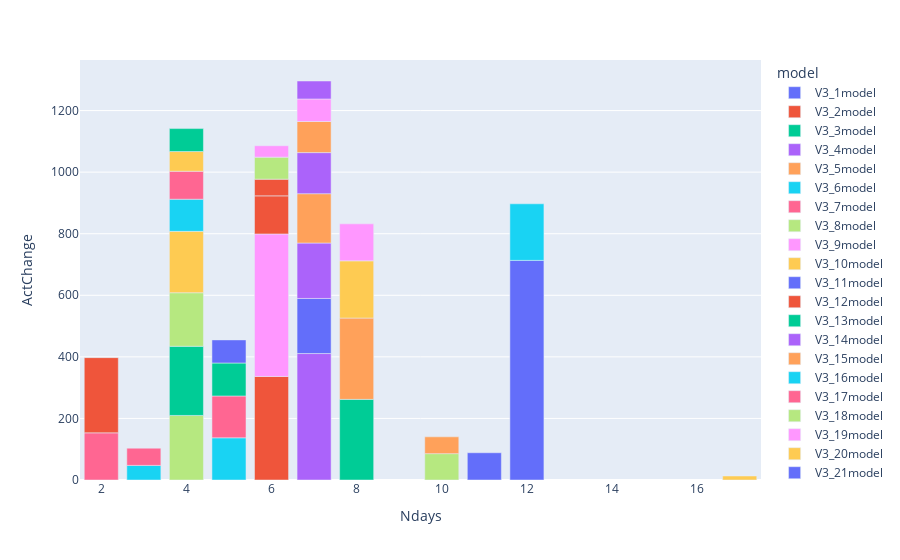

This figure's notebook cell:
### Code cell
tdf = pd.DataFrame(data2)
# tdf = tdf.drop([1,68, 10, 5, 2,3, 11, 9, 8, 12])

import plotly.express as px

fig = px.bar(tdf, x="Ndays", y="ActChange", color="model", hover_data=['model'])
fig.show()

### Figure 1 — Plotly figure (JSON) as saved in the notebook; plotly's stock layout.template omitted (floating-point values rounded to 4 significant figures)
{"data": [{"alignmentgroup": "True", "customdata": [["V3_1model"]], "hovertemplate": "model=%{customdata[0]}<br>Ndays=%{x}<br>ActChange=%{y}<extra></extra>", "legendgroup": "V3_1model", "marker": {"color": "#636efa"}, "name": "V3_1model", "offsetgroup": "V3_1model", "orientation": "v", "showlegend": true, "textposition": "auto", "type": "bar", "x": [12], "xaxis": "x", "y": [713.4], "yaxis": "y"}, {"alignmentgroup": "True", "customdata": [["V3_2model"]], "hovertemplate": "model=%{customdata[0]}<br>Ndays=%{x}<br>ActChange=%{y}<extra></extra>", "legendgroup": "V3_2model", "marker": {"color": "#EF553B"}, "name": "V3_2model", "offsetgroup": "V3_2model", "orientation": "v", "showlegend": true, "textposition": "auto", "type": "bar", "x": [6], "xaxis": "x", "y": [336.3], "yaxis": "y"}, {"alignmentgroup": "True", "customdata": [["V3_3model"]], "hovertemplate": "model=%{customdata[0]}<br>Ndays=%{x}<br>ActChange=%{y}<extra></extra>", "legendgroup": "V3_3model", "marker": {"color": "#00cc96"}, "name": "V3_3model", "offsetgroup": "V3_3model", "orientation": "v", "showlegend": true, "textposition": "auto", "type": "bar", "x": [8], "xaxis": "x", "y": [261.9], "yaxis": "y"}, {"alignmentgroup": "True", "customdata": [["V3_4model"]], "hovertemplate": "model=%{customdata[0]}<br>Ndays=%{x}<br>ActChange=%{y}<extra></extra>", "legendgroup": "V3_4model", "marker": {"color": "#ab63fa"}, "name": "V3_4model", "offsetgroup": "V3_4model", "orientation": "v", "showlegend": true, "textposition": "auto", "type": "bar", "x": [7], "xaxis": "x", "y": [410.8], "yaxis": "y"}, {"alignmentgroup": "True", "customdata": [["V3_5model"]], "hovertemplate": "model=%{customdata[0]}<br>Ndays=%{x}<br>ActChange=%{y}<extra></extra>", "legendgroup": "V3_5model", "marker": {"color": "#FFA15A"}, "name": "V3_5model", "offsetgroup": "V3_5model", "orientation": "v", "showlegend": true, "textposition": "auto", "type": "bar", "x": [8], "xaxis": "x", "y": [264.1], "yaxis": "y"}, {"alignmentgroup": "True", "customdata": [["V3_6model"]], "hovertemplate": "model=%{customdata[0]}<br>Ndays=%{x}<br>ActChange=%{y}<extra></extra>", "legendgroup": "V3_6model", "marker": {"color": "#19d3f3"}, "name": "V3_6model", "offsetgroup": "V3_6model", "orientation": "v", "showlegend": true, "textposition": "auto", "type": "bar", "x": [12], "xaxis": "x", "y": [183.8], "yaxis": "y"}, {"alignmentgroup": "True", "customdata": [["V3_7model"]], "hovertemplate": "model=%{customdata[0]}<br>Ndays=%{x}<br>ActChange=%{y}<extra></extra>", "legendgroup": "V3_7model", "marker": {"color": "#FF6692"}, "name": "V3_7model", "offsetgroup": "V3_7model", "orientation": "v", "showlegend": true, "textposition": "auto", "type": "bar", "x": [2], "xaxis": "x", "y": [153.2], "yaxis": "y"}, {"alignmentgroup": "True", "customdata": [["V3_8model"]], "hovertemplate": "model=%{customdata[0]}<br>Ndays=%{x}<br>ActChange=%{y}<extra></extra>", "legendgroup": "V3_8model", "marker": {"color": "#B6E880"}, "name": "V3_8model", "offsetgroup": "V3_8model", "orientation": "v", "showlegend": true, "textposition": "auto", "type": "bar", "x": [4], "xaxis": "x", "y": [209.7], "yaxis": "y"}, {"alignmentgroup": "True", "customdata": [["V3_9model"]], "hovertemplate": "model=%{customdata[0]}<br>Ndays=%{x}<br>ActChange=%{y}<extra></extra>", "legendgroup": "V3_9model", "marker": {"color": "#FF97FF"}, "name": "V3_9model", "offsetgroup": "V3_9model", "orientation": "v", "showlegend": true, "textposition": "auto", "type": "bar", "x": [6], "xaxis": "x", "y": [462.9], "yaxis": "y"}, {"alignmentgroup": "True", "customdata": [["V3_10model"]], "hovertemplate": "model=%{customdata[0]}<br>Ndays=%{x}<br>ActChange=%{y}<extra></extra>", "legendgroup": "V3_10model", "marker": {"color": "#FECB52"}, "name": "V3_10model", "offsetgroup": "V3_10model", "orientation": "v", "showlegend": true, "textposition": "auto", "type": "bar", "x": [8], "xaxis": "x", "y": [185.8], "yaxis": "y"}, {"alignmentgroup": "True", "customdata": [["V3_11model"]], "hovertemplate": "model=%{customdata[0]}<br>Ndays=%{x}<br>ActChange=%{y}<extra></extra>", "legendgroup": "V3_11model", "marker": {"color": "#636efa"}, "name": "V3_11model", "offsetgroup": "V3_11model", "orientation": "v", "showlegend": true, "textposition": "auto", "type": "bar", "x": [7], "xaxis": "x", "y": [179.0], "yaxis": "y"}, {"alignmentgroup": "True", "customdata": [["V3_12model"]], "hovertemplate": "model=%{customdata[0]}<br>Ndays=%{x}<br>ActChange=%{y}<extra></extra>", "legendgroup": "V3_12model", "marker": {"color": "#EF553B"}, "name": "V3_12model", "offsetgroup": "V3_12model", "orientation": "v", "showlegend": true, "textposition": "auto", "type": "bar", "x": [2], "xaxis": "x", "y": [244.3], "yaxis": "y"}, {"alignmentgroup": "True", "customdata": [["V3_13model"]], "hovertemplate": "model=%{customdata[0]}<br>Ndays=%{x}<br>ActChange=%{y}<extra></extra>", "legendgroup": "V3_13model", "marker": {"color": "#00cc96"}, "name": "V3_13model", "offsetgroup": "V3_13model", "orientation": "v", "showlegend": true, "textposition": "auto", "type": "bar", "x": [4], "xaxis": "x", "y": [224.7], "yaxis": "y"}, {"alignmentgroup": "True", "customdata": [["V3_14model"]], "hovertemplate": "model=%{customdata[0]}<br>Ndays=%{x}<br>ActChange=%{y}<extra></extra>", "legendgroup": "V3_14model", "marker": {"color": "#ab63fa"}, "name": "V3_14model", "offsetgroup": "V3_14model", "orientation": "v", "showlegend": true, "textposition": "auto", "type": "bar", "x": [7], "xaxis": "x", "y": [180.0], "yaxis": "y"}, {"alignmentgroup": "True", "customdata": [["V3_15model"]], "hovertemplate": "model=%{customdata[0]}<br>Ndays=%{x}<br>ActChange=%{y}<extra></extra>", "legendgroup": "V3_15model", "marker": {"color": "#FFA15A"}, "name": "V3_15model", "offsetgroup": "V3_15model", "orientation": "v", "showlegend": true, "textposition": "auto", "type": "bar", "x": [7], "xaxis": "x", "y": [160.3], "yaxis": "y"}, {"alignmentgroup": "True", "customdata": [["V3_16model"]], "hovertemplate": "model=%{customdata[0]}<br>Ndays=%{x}<br>ActChange=%{y}<extra></extra>", "legendgroup": "V3_16model", "marker": {"color": "#19d3f3"}, "name": "V3_16model", "offsetgroup": "V3_16model", "orientation": "v", "showlegend": true, "textposition": "auto", "type": "bar", "x": [5], "xaxis": "x", "y": [137.1], "yaxis": "y"}, {"alignmentgroup": "True", "customdata": [["V3_17model"]], "hovertemplate": "model=%{customdata[0]}<br>Ndays=%{x}<br>ActChange=%{y}<extra></extra>", "legendgroup": "V3_17model", "marker": {"color": "#FF6692"}, "name": "V3_17model", "offsetgroup": "V3_17model", "orientation": "v", "showlegend": true, "textposition": "auto", "type": "bar", "x": [5], "xaxis": "x", "y": [135.9], "yaxis": "y"}, {"alignmentgroup": "True", "customdata": [["V3_18model"]], "hovertemplate": "model=%{customdata[0]}<br>Ndays=%{x}<br>ActChange=%{y}<extra></extra>", "legendgroup": "V3_18model", "marker": {"color": "#B6E880"}, "name": "V3_18model", "offsetgroup": "V3_18model", "orientation": "v", "showlegend": true, "textposition": "auto", "type": "bar", "x": [4], "xaxis": "x", "y": [173.9], "yaxis": "y"}, {"alignmentgroup": "True", "customdata": [["V3_19model"]], "hovertemplate": "model=%{customdata[0]}<br>Ndays=%{x}<br>ActChange=%{y}<extra></extra>", "legendgroup": "V3_19model", "marker": {"color": "#FF97FF"}, "name": "V3_19model", "offsetgroup": "V3_19model", "orientation": "v", "showlegend": true, "textposition": "auto", "type": "bar", "x": [8], "xaxis": "x", "y": [120.1], "yaxis": "y"}, {"alignmentgroup": "True", "customdata": [["V3_20model"]], "hovertemplate": "model=%{customdata[0]}<br>Ndays=%{x}<br>ActChange=%{y}<extra></extra>", "legendgroup": "V3_20model", "marker": {"color": "#FECB52"}, "name": "V3_20model", "offsetgroup": "V3_20model", "orientation": "v", "showlegend": true, "textposition": "auto", "type": "bar", "x": [4], "xaxis": "x", "y": [199.3], "yaxis": "y"}, {"alignmentgroup": "True", "customdata": [["V3_21model"]], "hovertemplate": "model=%{customdata[0]}<br>Ndays=%{x}<br>ActChange=%{y}<extra></extra>", "legendgroup": "V3_21model", "marker": {"color": "#636efa"}, "name": "V3_21model", "offsetgroup": "V3_21model", "orientation": "v", "showlegend": true, "textposition": "auto", "type": "bar", "x": [11], "xaxis": "x", "y": [88.51], "yaxis": "y"}, {"alignmentgroup": "True", "customdata": [["V3_22model"]], "hovertemplate": "model=%{customdata[0]}<br>Ndays=%{x}<br>ActChange=%{y}<extra></extra>", "legendgroup": "V3_22model", "marker": {"color": "#EF553B"}, "name": "V3_22model", "offsetgroup": "V3_22model", "orientation": "v", "showlegend": true, "textposition": "auto", "type": "bar", "x": [6], "xaxis": "x", "y": [123.7], "yaxis": "y"}, {"alignmentgroup": "True", "customdata": [["V3_23model"]], "hovertemplate": "model=%{customdata[0]}<br>Ndays=%{x}<br>ActChange=%{y}<extra></extra>", "legendgroup": "V3_23model", "marker": {"color": "#00cc96"}, "name": "V3_23model", "offsetgroup": "V3_23model", "orientation": "v", "showlegend": true, "textposition": "auto", "type": "bar", "x": [5], "xaxis": "x", "y": [107.1], "yaxis": "y"}, {"alignmentgroup": "True", "customdata": [["V3_24model"]], "hovertemplate": "model=%{customdata[0]}<br>Ndays=%{x}<br>ActChange=%{y}<extra></extra>", "legendgroup": "V3_24model", "marker": {"color": "#ab63fa"}, "name": "V3_24model", "offsetgroup": "V3_24model", "orientation": "v", "showlegend": true, "textposition": "auto", "type": "bar", "x": [7], "xaxis": "x", "y": [133.4], "yaxis": "y"}, {"alignmentgroup": "True", "customdata": [["V3_25model"]], "hovertemplate": "model=%{customdata[0]}<br>Ndays=%{x}<br>ActChange=%{y}<extra></extra>", "legendgroup": "V3_25model", "marker": {"color": "#FFA15A"}, "name": "V3_25model", "offsetgroup": "V3_25model", "orientation": "v", "showlegend": true, "textposition": "auto", "type": "bar", "x": [7], "xaxis": "x", "y": [101.1], "yaxis": "y"}, {"alignmentgroup": "True", "customdata": [["V3_26model"]], "hovertemplate": "model=%{customdata[0]}<br>Ndays=%{x}<br>ActChange=%{y}<extra></extra>", "legendgroup": "V3_26model", "marker": {"color": "#19d3f3"}, "name": "V3_26model", "offsetgroup": "V3_26model", "orientation": "v", "showlegend": true, "textposition": "auto", "type": "bar", "x": [4], "xaxis": "x", "y": [104.4], "yaxis": "y"}, {"alignmentgroup": "True", "customdata": [["V3_27model"]], "hovertemplate": "model=%{customdata[0]}<br>Ndays=%{x}<br>ActChange=%{y}<extra></extra>", "legendgroup": "V3_27model", "marker": {"color": "#FF6692"}, "name": "V3_27model", "offsetgroup": "V3_27model", "orientation": "v", "showlegend": true, "textposition": "auto", "type": "bar", "x": [4], "xaxis": "x", "y": [90.84], "yaxis": "y"}, {"alignmentgroup": "True", "customdata": [["V3_28model"]], "hovertemplate": "model=%{customdata[0]}<br>Ndays=%{x}<br>ActChange=%{y}<extra></extra>", "legendgroup": "V3_28model", "marker": {"color": "#B6E880"}, "name": "V3_28model", "offsetgroup": "V3_28model", "orientation": "v", "showlegend": true, "textposition": "auto", "type": "bar", "x": [10], "xaxis": "x", "y": [85.66], "yaxis": "y"}, {"alignmentgroup": "True", "customdata": [["V3_29model"]], "hovertemplate": "model=%{customdata[0]}<br>Ndays=%{x}<br>ActChange=%{y}<extra></extra>", "legendgroup": "V3_29model", "marker": {"color": "#FF97FF"}, "name": "V3_29model", "offsetgroup": "V3_29model", "orientation": "v", "showlegend": true, "textposition": "auto", "type": "bar", "x": [7], "xaxis": "x", "y": [73.23], "yaxis": "y"}, {"alignmentgroup": "True", "customdata": [["V3_30model"]], "hovertemplate": "model=%{customdata[0]}<br>Ndays=%{x}<br>ActChange=%{y}<extra></extra>", "legendgroup": "V3_30model", "marker": {"color": "#FECB52"}, "name": "V3_30model", "offsetgroup": "V3_30model", "orientation": "v", "showlegend": true, "textposition": "auto", "type": "bar", "x": [4], "xaxis": "x", "y": [63.98], "yaxis": "y"}, {"alignmentgroup": "True", "customdata": [["V3_31model"]], "hovertemplate": "model=%{customdata[0]}<br>Ndays=%{x}<br>ActChange=%{y}<extra></extra>", "legendgroup": "V3_31model", "marker": {"color": "#636efa"}, "name": "V3_31model", "offsetgroup": "V3_31model", "orientation": "v", "showlegend": true, "textposition": "auto", "type": "bar", "x": [5], "xaxis": "x", "y": [75.03], "yaxis": "y"}, {"alignmentgroup": "True", "customdata": [["V3_32model"]], "hovertemplate": "model=%{customdata[0]}<br>Ndays=%{x}<br>ActChange=%{y}<extra></extra>", "legendgroup": "V3_32model", "marker": {"color": "#EF553B"}, "name": "V3_32model", "offsetgroup": "V3_32model", "orientation": "v", "showlegend": true, "textposition": "auto", "type": "bar", "x": [6], "xaxis": "x", "y": [54.26], "yaxis": "y"}, {"alignmentgroup": "True", "customdata": [["V3_33model"]], "hovertemplate": "model=%{customdata[0]}<br>Ndays=%{x}<br>ActChange=%{y}<extra></extra>", "legendgroup": "V3_33model", "marker": {"color": "#00cc96"}, "name": "V3_33model", "offsetgroup": "V3_33model", "orientation": "v", "showlegend": true, "textposition": "auto", "type": "bar", "x": [4], "xaxis": "x", "y": [74.56], "yaxis": "y"}, {"alignmentgroup": "True", "customdata": [["V3_34model"]], "hovertemplate": "model=%{customdata[0]}<br>Ndays=%{x}<br>ActChange=%{y}<extra></extra>", "legendgroup": "V3_34model", "marker": {"color": "#ab63fa"}, "name": "V3_34model", "offsetgroup": "V3_34model", "orientation": "v", "showlegend": true, "textposition": "auto", "type": "bar", "x": [7], "xaxis": "x", "y": [58.34], "yaxis": "y"}, {"alignmentgroup": "True", "customdata": [["V3_35model"]], "hovertemplate": "model=%{customdata[0]}<br>Ndays=%{x}<br>ActChange=%{y}<extra></extra>", "legendgroup": "V3_35model", "marker": {"color": "#FFA15A"}, "name": "V3_35model", "offsetgroup": "V3_35model", "orientation": "v", "showlegend": true, "textposition": "auto", "type": "bar", "x": [10], "xaxis": "x", "y": [54.56], "yaxis": "y"}, {"alignmentgroup": "True", "customdata": [["V3_36model"]], "hovertemplate": "model=%{customdata[0]}<br>Ndays=%{x}<br>ActChange=%{y}<extra></extra>", "legendgroup": "V3_36model", "marker": {"color": "#19d3f3"}, "name": "V3_36model", "offsetgroup": "V3_36model", "orientation": "v", "showlegend": true, "textposition": "auto", "type": "bar", "x": [3], "xaxis": "x", "y": [47.47], "yaxis": "y"}, {"alignmentgroup": "True", "customdata": [["V3_37model"]], "hovertemplate": "model=%{customdata[0]}<br>Ndays=%{x}<br>ActChange=%{y}<extra></extra>", "legendgroup": "V3_37model", "marker": {"color": "#FF6692"}, "name": "V3_37model", "offsetgroup": "V3_37model", "orientation": "v", "showlegend": true, "textposition": "auto", "type": "bar", "x": [3], "xaxis": "x", "y": [55.89], "yaxis": "y"}, {"alignmentgroup": "True", "customdata": [["V3_38model"]], "hovertemplate": "model=%{customdata[0]}<br>Ndays=%{x}<br>ActChange=%{y}<extra></extra>", "legendgroup": "V3_38model", "marker": {"color": "#B6E880"}, "name": "V3_38model", "offsetgroup": "V3_38model", "orientation": "v", "showlegend": true, "textposition": "auto", "type": "bar", "x": [6], "xaxis": "x", "y": [71.54], "yaxis": "y"}, {"alignmentgroup": "True", "customdata": [["V3_39model"]], "hovertemplate": "model=%{customdata[0]}<br>Ndays=%{x}<br>ActChange=%{y}<extra></extra>", "legendgroup": "V3_39model", "marker": {"color": "#FF97FF"}, "name": "V3_39model", "offsetgroup": "V3_39model", "orientation": "v", "showlegend": true, "textposition": "auto", "type": "bar", "x": [6], "xaxis": "x", "y": [36.97], "yaxis": "y"}, {"alignmentgroup": "True", "customdata": [["V3_40model"]], "hovertemplate": "model=%{customdata[0]}<br>Ndays=%{x}<br>ActChange=%{y}<extra></extra>", "legendgroup": "V3_40model", "marker": {"color": "#FECB52"}, "name": "V3_40model", "offsetgroup": "V3_40model", "orientation": "v", "showlegend": true, "textposition": "auto", "type": "bar", "x": [17], "xaxis": "x", "y": [12.97], "yaxis": "y"}], "layout": {"barmode": "relative", "legend": {"title": {"text": "model"}, "tracegroupgap": 0}, "margin": {"t": 60}, "xaxis": {"anchor": "y", "domain": [0, 1], "title": {"text": "Ndays"}}, "yaxis": {"anchor": "x", "domain": [0, 1], "title": {"text": "ActChange"}}}}
